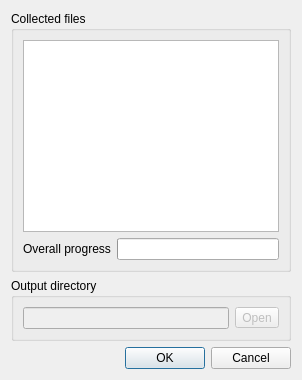
<?xml version="1.0" encoding="UTF-8"?>
<ui version="4.0">
 <class>FileCollectDialog</class>
 <widget class="QDialog" name="FileCollectDialog">
  <property name="windowTitle">
   <string>File transfer</string>
  </property>
  <property name="windowIcon">
   <iconset resource="filetransfer.qrc">
    <normaloff>:/filetransfer/collect-files.png</normaloff>:/filetransfer/collect-files.png</iconset>
  </property>
  <layout class="QVBoxLayout" name="verticalLayout_2">
   <item>
    <widget class="QGroupBox" name="groupBox">
     <property name="title">
      <string>Collected files</string>
     </property>
     <layout class="QGridLayout" name="gridLayout">
      <item row="1" column="1">
       <widget class="QProgressBar" name="progressBar"/>
      </item>
      <item row="1" column="0">
       <widget class="QLabel" name="label">
        <property name="text">
         <string>Overall progress</string>
        </property>
       </widget>
      </item>
      <item row="0" column="0" colspan="2">
       <widget class="QTreeView" name="collectionsTreeView">
        <attribute name="headerCascadingSectionResizes">
         <bool>true</bool>
        </attribute>
        <attribute name="headerMinimumSectionSize">
         <number>300</number>
        </attribute>
        <attribute name="headerDefaultSectionSize">
         <number>300</number>
        </attribute>
       </widget>
      </item>
     </layout>
    </widget>
   </item>
   <item>
    <widget class="QGroupBox" name="outputDirectoryGroupBox">
     <property name="title">
      <string>Output directory</string>
     </property>
     <layout class="QHBoxLayout" name="horizontalLayout">
      <item>
       <widget class="QLineEdit" name="outputDirectoryEdit">
        <property name="enabled">
         <bool>false</bool>
        </property>
        <property name="readOnly">
         <bool>true</bool>
        </property>
       </widget>
      </item>
      <item>
       <widget class="QToolButton" name="openOutputDirectoryButton">
        <property name="enabled">
         <bool>false</bool>
        </property>
        <property name="text">
         <string>Open</string>
        </property>
       </widget>
      </item>
     </layout>
    </widget>
   </item>
   <item>
    <widget class="QDialogButtonBox" name="buttonBox">
     <property name="standardButtons">
      <set>QDialogButtonBox::StandardButton::Cancel|QDialogButtonBox::StandardButton::Ok</set>
     </property>
    </widget>
   </item>
  </layout>
 </widget>
 <resources>
  <include location="filetransfer.qrc"/>
 </resources>
 <connections>
  <connection>
   <sender>buttonBox</sender>
   <signal>accepted()</signal>
   <receiver>FileCollectDialog</receiver>
   <slot>accept()</slot>
   <hints>
    <hint type="sourcelabel">
     <x>172</x>
     <y>529</y>
    </hint>
    <hint type="destinationlabel">
     <x>172</x>
     <y>275</y>
    </hint>
   </hints>
  </connection>
  <connection>
   <sender>buttonBox</sender>
   <signal>rejected()</signal>
   <receiver>FileCollectDialog</receiver>
   <slot>reject()</slot>
   <hints>
    <hint type="sourcelabel">
     <x>172</x>
     <y>529</y>
    </hint>
    <hint type="destinationlabel">
     <x>172</x>
     <y>275</y>
    </hint>
   </hints>
  </connection>
 </connections>
</ui>
